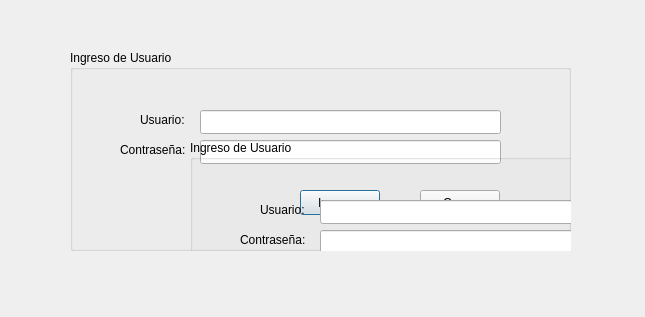
<?xml version="1.0" encoding="UTF-8"?>
<ui version="4.0">
 <class>login</class>
 <widget class="QDialog" name="login">
  <property name="geometry">
   <rect>
    <x>0</x>
    <y>0</y>
    <width>645</width>
    <height>317</height>
   </rect>
  </property>
  <property name="windowTitle">
   <string>Login Sistema de Vacunacion Dengue</string>
  </property>
  <widget class="QGroupBox" name="groupBox">
   <property name="geometry">
    <rect>
     <x>70</x>
     <y>50</y>
     <width>501</width>
     <height>201</height>
    </rect>
   </property>
   <property name="title">
    <string>Ingreso de Usuario</string>
   </property>
   <widget class="QLabel" name="label">
    <property name="geometry">
     <rect>
      <x>70</x>
      <y>60</y>
      <width>51</width>
      <height>20</height>
     </rect>
    </property>
    <property name="text">
     <string>Usuario:</string>
    </property>
   </widget>
   <widget class="QLabel" name="label_2">
    <property name="geometry">
     <rect>
      <x>50</x>
      <y>90</y>
      <width>71</width>
      <height>20</height>
     </rect>
    </property>
    <property name="text">
     <string>Contraseña:</string>
    </property>
   </widget>
   <widget class="QLineEdit" name="txtUsuario">
    <property name="geometry">
     <rect>
      <x>130</x>
      <y>60</y>
      <width>301</width>
      <height>24</height>
     </rect>
    </property>
   </widget>
   <widget class="QLineEdit" name="txtClave">
    <property name="geometry">
     <rect>
      <x>130</x>
      <y>90</y>
      <width>301</width>
      <height>24</height>
     </rect>
    </property>
   </widget>
   <widget class="QPushButton" name="cmdIngresar">
    <property name="geometry">
     <rect>
      <x>230</x>
      <y>140</y>
      <width>80</width>
      <height>25</height>
     </rect>
    </property>
    <property name="text">
     <string>Ingresar</string>
    </property>
   </widget>
   <widget class="QPushButton" name="cmdCerrar">
    <property name="geometry">
     <rect>
      <x>350</x>
      <y>140</y>
      <width>80</width>
      <height>25</height>
     </rect>
    </property>
    <property name="text">
     <string>Cerrar</string>
    </property>
   </widget>
   <widget class="QGroupBox" name="groupBox_2">
    <property name="geometry">
     <rect>
      <x>120</x>
      <y>90</y>
      <width>501</width>
      <height>201</height>
     </rect>
    </property>
    <property name="title">
     <string>Ingreso de Usuario</string>
    </property>
    <widget class="QLabel" name="label_3">
     <property name="geometry">
      <rect>
       <x>70</x>
       <y>60</y>
       <width>51</width>
       <height>20</height>
      </rect>
     </property>
     <property name="text">
      <string>Usuario:</string>
     </property>
    </widget>
    <widget class="QLabel" name="label_4">
     <property name="geometry">
      <rect>
       <x>50</x>
       <y>90</y>
       <width>71</width>
       <height>20</height>
      </rect>
     </property>
     <property name="text">
      <string>Contraseña:</string>
     </property>
    </widget>
    <widget class="QLineEdit" name="txtUsuario_2">
     <property name="geometry">
      <rect>
       <x>130</x>
       <y>60</y>
       <width>301</width>
       <height>24</height>
      </rect>
     </property>
    </widget>
    <widget class="QLineEdit" name="txtClave_2">
     <property name="geometry">
      <rect>
       <x>130</x>
       <y>90</y>
       <width>301</width>
       <height>24</height>
      </rect>
     </property>
    </widget>
    <widget class="QPushButton" name="cmdIngresar_2">
     <property name="geometry">
      <rect>
       <x>230</x>
       <y>140</y>
       <width>80</width>
       <height>25</height>
      </rect>
     </property>
     <property name="text">
      <string>Ingresar</string>
     </property>
    </widget>
    <widget class="QPushButton" name="cmdCerrar_2">
     <property name="geometry">
      <rect>
       <x>350</x>
       <y>140</y>
       <width>80</width>
       <height>25</height>
      </rect>
     </property>
     <property name="text">
      <string>Cerrar</string>
     </property>
    </widget>
   </widget>
  </widget>
 </widget>
 <resources/>
 <connections/>
</ui>
